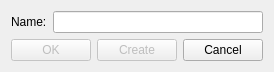
<?xml version="1.0" encoding="UTF-8"?>
<ui version="4.0">
 <class>ResearchCreationDialog</class>
 <widget class="QDialog" name="ResearchCreationDialog">
  <property name="geometry">
   <rect>
    <x>0</x>
    <y>0</y>
    <width>257</width>
    <height>71</height>
   </rect>
  </property>
  <property name="windowTitle">
   <string>Research Creation</string>
  </property>
  <layout class="QVBoxLayout" name="verticalLayout">
   <item>
    <layout class="QFormLayout" name="formLayout">
     <item row="0" column="0">
      <widget class="QLabel" name="nameLabel">
       <property name="text">
        <string>Name:</string>
       </property>
       <property name="buddy">
        <cstring>nameLineEdit</cstring>
       </property>
      </widget>
     </item>
     <item row="0" column="1">
      <widget class="QLineEdit" name="nameLineEdit"/>
     </item>
    </layout>
   </item>
   <item>
    <layout class="QHBoxLayout" name="horizontalLayout">
     <item>
      <widget class="QPushButton" name="okPushButton">
       <property name="enabled">
        <bool>false</bool>
       </property>
       <property name="text">
        <string>OK</string>
       </property>
      </widget>
     </item>
     <item>
      <widget class="QPushButton" name="createPushButton">
       <property name="enabled">
        <bool>false</bool>
       </property>
       <property name="text">
        <string>Create</string>
       </property>
      </widget>
     </item>
     <item>
      <widget class="QPushButton" name="cancelPushButton">
       <property name="text">
        <string>Cancel</string>
       </property>
      </widget>
     </item>
    </layout>
   </item>
  </layout>
 </widget>
 <resources/>
 <connections/>
</ui>
